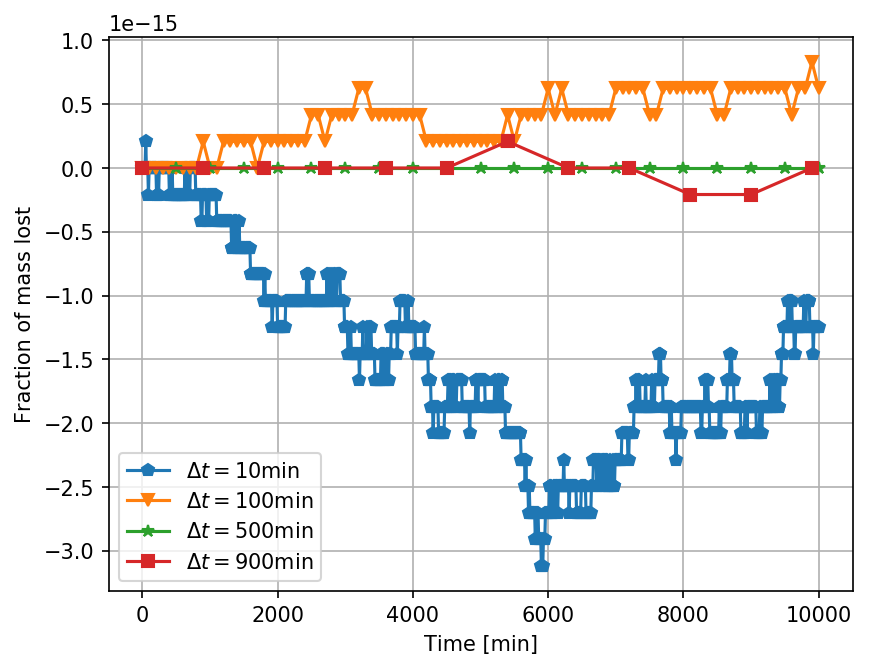

Generate this figure with Python:
import matplotlib.pyplot as plt
import numpy as np

def analytical(x):
    return np.exp(-x)



def one_step_eu(c_old, c_in, tau_inv,dt):
    fact=dt*tau_inv
    return (1-fact)*c_old+fact*c_in
def one_step(c_old, c_in, tau_inv,dt):
    fact=dt*tau_inv
    return (c_old+fact*c_in)/(1+fact)

def euler(c_into,c_init,t_final,vol,q,dt):
    f=[];t=[];m=[]
    tau_inv = q/vol
    c_in    = c_into #freshwater into tank
    c_old   = c_init #seawater present 
    ti=0.
    mbal = 0.
    mout = 0.
    while(ti <= t_final):
        t.append(ti); f.append(c_old); m.append(mbal)
        c_new = one_step_eu(c_old,c_in,tau_inv,dt)
        mout += c_old*q*dt
        c_old = c_new
        mbal = (c_new*vol+mout-vol*c_init)/(vol*c_init)
        ti   += dt
    print(mbal)
    return t,f,m
# rest of code is to make a figure
# choose some step sizes to investigate
dt = [10,100,500,900]
# initial values
vol=1000;q=1;c_into = 0; c_init = 35
t_final=10000 # end of simulation in min
t=[];f=[];m=[]
for dti in dt:
    ti,fi,mi = euler(c_into,c_init,t_final,vol,q,dti)
    t.append(ti);f.append(fi);m.append(mi)
# note that t has to converted to array in order to
# use simple operations like / *, used in analytical
f_an = c_init*analytical(np.array(t[0])/vol/q,)
symb = ['-p','-v','-*','-s']
fig = plt.figure(dpi=150)
for i in range(0,len(dt)):
    plt.plot(t[i], m[i], symb[i], label='$\Delta t =$'
             +str(dt[i])+'min')
#plt.plot(t[0], f_an, '-', color='k',label='analytical')
plt.legend(loc='lower left', ncol=1)
plt.grid()
plt.xlabel('Time [min]')
plt.ylabel('Fraction of mass lost')
plt.savefig('euler.png', bbox_inches='tight'
            ,transparent=True)
plt.show()
